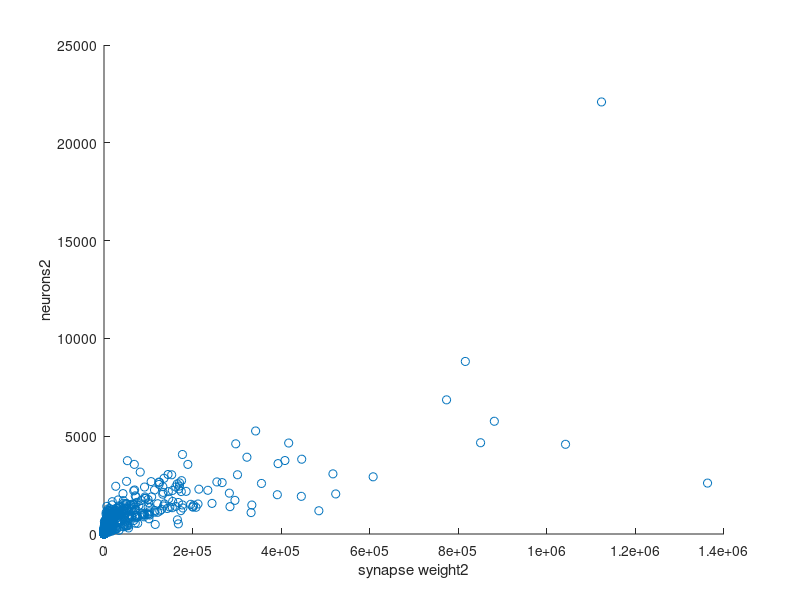
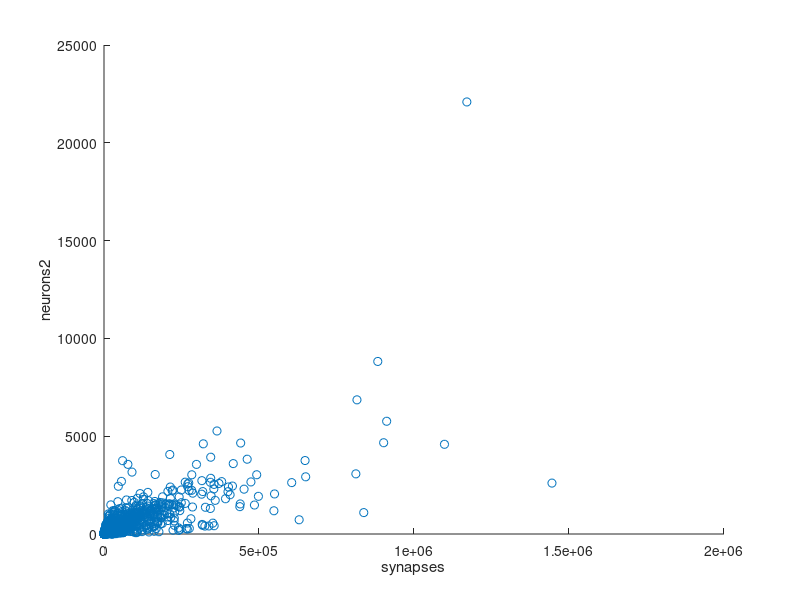

Write the MATLAB code that produced these figures, in order. (Note: this script raises an error after producing the figures.)
% analyze functional connectivity matrix (1st and 2nd level analysis).
% this script should run after makeVoxelROIatlas.m, makeStructConnectivity.m, extractROItimeseries.m first.

function analyzeFuncConnectivity
    %%%%%%%%%%%%%% set parameters %%%%%%%%%%%%%%%%%%%%%%%%%%%%%%%%%%%%%%%%%%
    % pre-process
    preproc = 'ar'; % for move correct, slice time correct
%    preproc = 'r'; % for move correct only

    % output time-series (smoothing, highpass filter, nuisance removal)
    hpfTh = [0]; % high-pass filter threshold
%    hpfTh = [0, 0.1, 0.05, 0.025, 0.02, 0.01, 0.009, 0.008, 0.005, 0.001]; % high-pass filter threshold
    smooth = {'', 's10', 's20', 's30', 's40', 's50', 's60', 's70', 's80'};
%    smooth = {'s90', 's100', 's110', 's120', 's130', 's140', 's150', 's160', 's170', 's180', 's190', 's200', 's210', 's220', 's230', 's240', 's250', 's260', 's270', 's280', 's290', 's300'};
%    smooth = {'', 's30', 's80'};
%    smooth = {''};
    nuisance = {'','gm','gmgs','nui','6hm','6hmgm','6hmgmgs','6hmnui','24hm','24hmgm','24hmgmgs','24hmnui', ... %12
        'acomp','gmacomp','gmgsacomp','tcomp','tacomp', ... %17
        '6hmacomp','6hmgmacomp','6hmgmgsacomp','6hmtcomp','6hmtacomp', ... %22
        '24hmacomp','24hmgmacomp','24hmgmgsacomp','24hmtcomp','24hmtacomp', ... %27
        'pol','polacomp','poltcomp','poltacomp','polgmtacomp', ...
        '6hmpol','6hmpolacomp','6hmpoltcomp','6hmpoltacomp','6hmpolgmtacomp', };
%    nuisance = {'6hmtacomp'}; % good for bransonhemi, branson7065km50
%    nuisance = {'','poltcomp'}; % good for DistKm(synapse)
    nuisance = {''};

    % using subjects (flys). sbj 7 shows NaN row in FC matrix
    sbjids = [1 2 3 4 5 6 8 9];

    % ROI name
%    roitypes = {'flyemroif'};  % flyem ROI full
%    roitypes = {'flyemroi','bransonhemi'}; % flyem ROI (Turner compatible)
%    roitypes = {'flyemroi_hb0sr80','flyemroi_fw0','flyemroi_avg0'}; % flyem ROI (Primary, FlyEM vs. FlyWire vs. Average)
%    roitypes = {'hemiBranson7065'};
%    roitypes = {'hemiBranson7065km20','hemiBranson7065km30','hemiBranson7065km50','hemiBranson7065km100','hemiBranson7065km200', ...
%        'hemiBranson7065km300','hemiBranson7065km500','hemiBranson7065km300'};
%    roitypes = {'hemiCmkm20','hemiCmkm30','hemiCmkm50','hemiCmkm100','hemiCmkm200', ...
%        'hemiCmkm300','hemiCmkm500','hemiCmkm1000'};
%    roitypes = {'hemiCmkm20r1w1','hemiCmkm30r1w1','hemiCmkm50r1w1','hemiCmkm100r1w1','hemiCmkm200r1w1', ...
%        'hemiCmkm300r1w1','hemiCmkm500r1w1','hemiCmkm1000r1w1'};
%    roitypes = {'hemiDistKm20','hemiDistKm30','hemiDistKm50','hemiDistKm100','hemiDistKm200', ...
%        'hemiDistKm300','hemiDistKm500','hemiDistKm1000'};
%    roitypes = {'hemiRand20','hemiRand30','hemiRand50','hemiRand100','hemiRand200', ...
%        'hemiRand300','hemiRand500','hemiRand1000'};
%    roitypes = {'hemiVrand20','hemiVrand30','hemiVrand50','hemiVrand100','hemiVrand200', ...
%        'hemiVrand300','hemiVrand500','hemiVrand1000'};
%    roitypes = {'hemiCube12','hemiCube8','hemiCube4'};
%    roitypes = {'hemiPiece12','hemiPiece8','hemiPiece4'};
%    roitypes = {'hemiPiece3','hemiPiece2'};
    % neuropil FB, EB, EB-bL(L), bL-b'L-aL-a'L-BU(L)
%    roitypes = {'hemiRoi101','hemiRoi57','hemiRoi57-51','hemiRoi51-62-20-111-100'};
%    roitypes = {'hemiRoi1','hemiRoi5','hemiRoi7','hemiRoi27','hemiRoi30','hemiRoi32','hemiRoi43','hemiRoi52', ...
%        'hemiRoi54','hemiRoi57','hemiRoi59','hemiRoi63','hemiRoi65','hemiRoi67','hemiRoi78','hemiRoi82', ...
%        'hemiRoi89','hemiRoi93','hemiRoi95','hemiRoi100','hemiRoi101','hemiRoi106','hemiRoi113'};
%    roitypes = {'flyemroi','flyemroi_fw','hemiBranson7065km50','hemiBranson7065km50_fw','hemiCmkm50','hemiCmkm50_fw', ...
%        'hemiCmkm50r1w1','hemiDistKm50','hemiDistKm50_fw','hemiRand50','hemiVrand50'};
%    roitypes = {'hemiBranson7065km30','hemiCmkm30','hemiCmkm30r1w1','hemiDistKm30','hemiRand30','hemiVrand30'};
%    roitypes = {'hemiCmkm20000','hemiCmkm20000r1w1','hemiDistKm20000','hemiVrand20000'};
%    roitypes = {'hemiCmkm100','hemiDistKm100','hemiCmkm500','hemiDistKm500','hemiCmkm1000','hemiDistKm1000'};
%    roitypes = {'hemiCmkm5000','hemiDistKm5000','hemiCmkm10000','hemiDistKm10000'};
    % FlyEM vs. FlyWire in each roi num by smoothing 0 to 80 (no nuisanse)
%    roitypes = {'hemiBranson7065km20_fw','hemiBranson7065km30_fw','hemiBranson7065km50_fw','hemiBranson7065km100_fw','hemiBranson7065km200_fw','hemiBranson7065km300_fw','hemiBranson7065km500_fw','hemiBranson7065km1000_fw', ...
%        'hemiCmkm20_fw','hemiCmkm30_fw','hemiCmkm50_fw','hemiCmkm100_fw','hemiCmkm200_fw','hemiCmkm300_fw','hemiCmkm500_fw', 'hemiCmkm1000_fw',...
%        'hemiDistKm20_fw','hemiDistKm30_fw','hemiDistKm50_fw','hemiDistKm100_fw','hemiDistKm200_fw','hemiDistKm300_fw','hemiDistKm500_fw','hemiDistKm1000_fw'};
%    roitypes = {'hemiCmkm50','hemiDistKm50','hemiCmkm100','hemiDistKm100','hemiCmkm500','hemiDistKm500'}; % for large smoothing size & no nuisanse, poltcomp
    roitypes = {'flyemroi','flyemroi_fw','hemiDistKm50','hemiDistKm50_fw','hemiDistKm50_avg'}; % for all nuisanse & s30, s80 % for s0 to s80 (no nuisanse)

    %%%%%%%%%%%%%%%%%%%%%%%%%%%%%%%%%%%%%%%%%%%%%%%%%%%%%%%%%%%%%%%%%%%%%%%%

    for n = 1:length(roitypes)
        analyzeFcROItype(roitypes{n}, preproc, hpfTh, smooth, nuisance, sbjids)
    end
end

function analyzeFcROItype(roitype, preproc, hpfTh, smooth, nuisance, sbjids)

    % load structural connectivity matrix (from makeStructConnectivity.m)
    switch(roitype)
    case 'flyemroif'
        load('data/flyemroi_connectlist.mat');
        ids = 1:roiNum;
    otherwise
        roitype = lower(roitype);
        load(['data/' roitype '_connectlist.mat']);
        ids = primaryIds;
    end

    nweightMat(isnan(nweightMat)) = 0;
    isw2 = ~isempty(nweightMat);
    C2 = ncountMat(ids,ids,1); S = sycountMat(ids,ids,1); W2 = []; Wo = []; Sw = []; W3 = [];
    if isw2
        W3 = nweightMat(ids,ids,1); Wo = outweightMat(ids,ids,1); Sw = syweightMat(ids,ids,1);
        W2 = W3 .* S; % pure ROI-input neuron connection weight
    end
    C2b = ncountMat(ids,ids,2); Sb = sycountMat(ids,ids,2); W2b = []; Wob = []; Swb = []; W3b = [];
    if isw2
        W3b = nweightMat(ids,ids,2); Wob = outweightMat(ids,ids,2); Swb = syweightMat(ids,ids,2);
        W2b = W3b .* Sb; % pure ROI-input neuron connection weight
    end

    % show corr between neurons v. synapse weight
    if isw2
        r = corr(W2b(:),C2b(:));    % corr between neurons v. synapse weight
        disp(['corr between synapse weight vs. neurons. r=' num2str(r)]);
        figure; scatter(W2b(:),C2b(:)); xlabel('synapse weight2'); ylabel('neurons2');
    end
    r = corr(Sb(:),C2b(:));    % corr between neurons v. synapse weight
    disp(['corr between synapses vs. neurons. r=' num2str(r)]);
    figure; scatter(Sb(:),C2b(:)); xlabel('synapses'); ylabel('neurons2');


    n = length(ids);
    E = eye(n); E = logical(1-E);

    lC2 = log10(C2); lC2(lC2<0) = 0;
    lS = log10(S); lS(lS<0) = 0;
    lW2 = log10(W2); lW2(lW2<0) = 0;
    lC2b = log10(C2b); lC2b(lC2b<0) = 0;
    lSb = log10(Sb); lSb(lSb<0) = 0;
    lW2b = log10(W2b); lW2b(lW2b<0) = 0;

%    figure; imagesc(lC2); colorbar; title('lC2'); % to check ordered matrix

    if ~exist('results/auc','dir'), mkdir('results/auc'); end
    if ~exist('results/fc','dir'), mkdir('results/fc'); end

    sbjR = [];
    roiR = [];
    Rm = []; rlabel = {}; ii=1;
    AUC = [];
    for h=1:length(hpfTh)
        hpfstr = '';
        if hpfTh(h) > 0, hpfstr = ['hf' num2str(round(1/hpfTh(h)))]; end
        for k=1:length(smooth)
            for n=1:length(nuisance)
                pftype = [smooth{k} hpfstr nuisance{n} preproc roitype];
                rlabel{ii} = [smooth{k} hpfstr nuisance{n}]; ii=ii+1;

                % load ROI time-series (from extractROItimeseries.m)
                str = split(pftype,'_');
                load(['results/ts/' str{1} '-ts.mat']); % FlyWire SC calculation.
    
                CM = {};
                for i=1:length(sbjids)
                    CX{sbjids(i)} = CX{sbjids(i)}';
                    CM{i} = single(corr(CX{sbjids(i)})); %calcPartialCorrelation_(CX{i}',[],[],[],false,1e-3);
                end
                cmlen = length(CM);
                    
                % transport first
                outfile = ['results/fc/' pftype '-func.mat'];
                if exist(outfile,'file')
                    load(outfile);
                else
                    [B2, RSS2, T2, df] = calcSeedCorrMixed(CX(sbjids));
                    
                    % output beta matrix
                    save(outfile,'T2','-v7.3');
                end

                D3 = []; D3z = [];
                for i=1:cmlen
                    D = CM{i}(ids,ids);
                    D3 = cat(3,D3,D);
                end
                D3z = atanh(D3); % z transformed (better FC-SC corr).
                clear CM;

                % mean group data
                Dm = nanmean(D3,3);
                Dmz = nanmean(D3z,3);
                Dmz(isinf(Dmz)) = max(Dmz(~isinf(Dmz)));
%                figure; imagesc(abs(Dmz)); colorbar; title([pftype ' m-FCz matrix']);

                T3 = T2(ids,ids);
                T3(isinf(T3)) = max(T3(~isinf(T3)));
%                figure; imagesc(abs(T3)); colorbar; title([pftype ' T-value matrix']);
                lT3 = log(T3); lT3(lT3<0) = 0;

                % each flys [log10(neurons) vs. m-FCz]
                for i=1:cmlen
                    Dz = D3z(:,:,i);
                    Dz(isinf(Dz)) = max(Dz(~isinf(Dz)));
                    sbjR(k,i) = corr(lC2(:),abs(Dz(:)));
                end

                % each ROIs [log10(neurons) vs. m-FCz]
                for i=1:size(lC2,1)
                    roiR(k,i) = corr([lC2(i,:)';lC2(:,i)],abs([Dmz(i,:)';Dmz(:,i)]));
                end

                % full ROIs (vs. mean group data)
                R = nan(1,24,'single');
                R(1) = corr(lC2(:),abs(Dmz(:))); % whole vs. m-FCz
                disp(['prefix=' pftype ' : log10(neurons2) vs. m-FCz = ' num2str(R(1))]);
                R(3) = corr(lS(:),abs(Dmz(:)));
                disp(['prefix=' pftype ' : log10(synapses) vs. m-FCz = ' num2str(R(3))]);
                if isw2
                    R(2) = corr(lW2(:),abs(Dmz(:)));
                    disp(['prefix=' pftype ' : log10(synapse weight2) vs. m-FCz = ' num2str(R(2))]);
                    R(4) = corr(W3(:),abs(Dmz(:)));
                    disp(['prefix=' pftype ' : ROI in-neuron weight vs. m-FCz = ' num2str(R(4))]);
                    R(5) = corr(Sw(:),abs(Dmz(:)));
                    disp(['prefix=' pftype ' : ROI in-synapse weight vs. m-FCz = ' num2str(R(5))]);
                    R(6) = corr(Wo(:),abs(Dmz(:)));
                    disp(['prefix=' pftype ' : ROI out-neuron weight vs. m-FCz = ' num2str(R(6))]);
                end

                R(7) = corr(lC2b(:),abs(Dmz(:))); % Traced vs. m-FCz
                disp(['prefix=' pftype ' : log10(neurons2b) vs. m-FCz = ' num2str(R(7))]);
%                figure; scatter(lC2b(:),abs(Dmz(:))); xlabel('log10(neurons2b)'); ylabel('m-FCz'); title(pftype);
                R(9) = corr(lSb(:),abs(Dmz(:)));
                disp(['prefix=' pftype ' : log10(synapses b) vs. m-FCz = ' num2str(R(9))]);
                if isw2
                    R(8) = corr(lW2b(:),abs(Dmz(:)));
                    disp(['prefix=' pftype ' : log10(synapse weight2b) vs. m-FCz = ' num2str(R(8))]);
                    R(10) = corr(W3b(:),abs(Dmz(:)));
                    disp(['prefix=' pftype ' : ROI in-neuron weight b vs. m-FCz = ' num2str(R(10))]);
                    R(11) = corr(Swb(:),abs(Dmz(:)));
                    disp(['prefix=' pftype ' : ROI in-synapse weight b vs. m-FCz = ' num2str(R(11))]);
                    R(12) = corr(Wob(:),abs(Dmz(:)));
                    disp(['prefix=' pftype ' : ROI out-neuron weight b vs. m-FCz = ' num2str(R(12))]);
                end

                R(13) = corr(lC2(:),abs(T3(:)));
                disp(['prefix=' pftype ' : log10(neurons2) vs. FC-Tval = ' num2str(R(13))]);
                R(15) = corr(lS(:),abs(T3(:)));
                disp(['prefix=' pftype ' : log10(synapses) vs. FC-Tval = ' num2str(R(15))]);
                if isw2
                    R(14) = corr(lW2(:),abs(T3(:)));
                    disp(['prefix=' pftype ' : log10(synapse weight2) vs. FC-Tval = ' num2str(R(14))]);
                    R(16) = corr(W3(:),abs(T3(:)));
                    disp(['prefix=' pftype ' : ROI in-neuron weight vs. FC-Tval = ' num2str(R(16))]);
%                    figure; scatter(W3(:),abs(T3(:))); xlabel('ROI in-neuron weight'); ylabel('FC-Tval'); title(pftype);
                    R(17) = corr(Sw(:),abs(T3(:)));
                    disp(['prefix=' pftype ' : ROI in-synapse weight vs. FC-Tval = ' num2str(R(17))]);
                    R(18) = corr(Wo(:),abs(T3(:)));
                    disp(['prefix=' pftype ' : ROI out-neuron weight vs. FC-Tval = ' num2str(R(18))]);
                end

                R(19) = corr(lC2b(:),abs(T3(:)));
                disp(['prefix=' pftype ' : log10(neurons2b) vs. FC-Tval = ' num2str(R(19))]);
                R(21) = corr(lSb(:),abs(T3(:)));
                disp(['prefix=' pftype ' : log10(synapses b) vs. FC-Tval = ' num2str(R(21))]);
                if isw2
                    R(20) = corr(lW2b(:),abs(T3(:)));
                    disp(['prefix=' pftype ' : log10(synapse weight2b) vs. FC-Tval = ' num2str(R(20))]);
                    R(22) = corr(W3b(:),abs(T3(:)));
                    disp(['prefix=' pftype ' : ROI in-neuron weight b vs. FC-Tval = ' num2str(R(22))]);
                    R(23) = corr(Swb(:),abs(T3(:)));
                    disp(['prefix=' pftype ' : ROI in-synapse weight b vs. FC-Tval = ' num2str(R(23))]);
                    R(24) = corr(Wob(:),abs(T3(:)));
                    disp(['prefix=' pftype ' : ROI out-neuron weight b vs. FC-Tval = ' num2str(R(24))]);
                end
                Rm = [Rm, R'];

                % calculate AUC
                aucmat = ['results/auc/' pftype '-fcauc.mat'];
                if exist(aucmat,'file')
                    % load beta volumes
                    load(aucmat);
                else
                    thN = 100;
                    aths = cell(thN,1);
                    XY = cell(thN,1);
%                    for th = 1:thN
                    parfor th = 1:thN
                        % include injection voxel in ground truth
                        c2th = prctile(C2(C2>0),th-1);
                        ct2 = C2; ct2(ct2<c2th) = 0; ct2(ct2>0) = 1;
                        sth = prctile(S(S>0),th-1);
                        st = S; st(st<sth) = 0; st(st>0) = 1;
                        w2th = prctile(W2(W2>0),th-1);
                        wt2 = W2; wt2(wt2<w2th) = 0; wt2(wt2>0) = 1;
                        w3th = prctile(W3(W3>0),th-1);
                        wt3 = W3; wt3(wt3<w3th) = 0; wt3(wt3>0) = 1;
                        swth = prctile(Sw(Sw>0),th-1);
                        swt = Sw; swt(swt<swth) = 0; swt(swt>0) = 1;
                        woth = prctile(Wo(Wo>0),th-1);
                        wot = Wo; wot(wot<woth) = 0; wot(wot>0) = 1;

                        c2bth = prctile(C2b(C2b>0),th-1);
                        ct2b = C2b; ct2b(ct2b<c2bth) = 0; ct2b(ct2b>0) = 1;
                        sbth = prctile(Sb(Sb>0),th-1);
                        stb = Sb; stb(stb<sbth) = 0; stb(stb>0) = 1;
                        w2bth = prctile(W2b(W2b>0),th-1);
                        wt2b = W2b; wt2b(wt2b<w2bth) = 0; wt2b(wt2b>0) = 1;
                        w3bth = prctile(W3b(W3b>0),th-1);
                        wt3b = W3b; wt3b(wt3b<w3bth) = 0; wt3b(wt3b>0) = 1;
                        swbth = prctile(Swb(Swb>0),th-1);
                        swtb = Swb; swtb(swtb<swbth) = 0; swtb(swtb>0) = 1;
                        wobth = prctile(Wob(Wob>0),th-1);
                        wotb = Wob; wotb(wotb<wobth) = 0; wotb(wotb>0) = 1;

                        aucs = cell(24,1);
                        [~, ~, auc] = calcShowGroupROCcurve(ct2(:)', abs(Dmz(:)'), ['m-FCz vs. neurons2 th=' num2str(th-1)], false);
%                        figure; imagesc(ct2); colorbar; figure; imagesc(abs(Dmz)); colorbar; % to check matrix
                        aucs{1} = single(auc);
                        [~, ~, auc] = calcShowGroupROCcurve(st(:)', abs(Dmz(:)'), ['m-FCz vs. synapses th=' num2str(th-1)], false);
                        aucs{3} = single(auc);
                        if isw2
                            [~, ~, auc] = calcShowGroupROCcurve(wt2(:)', abs(Dmz(:)'), ['m-FCz vs. synapse weight2 th=' num2str(th-1)], false);
                            aucs{2} = single(auc);
                            [~, ~, auc] = calcShowGroupROCcurve(wt3(:)', abs(Dmz(:)'), ['m-FCz vs. ROI in-neuron weight th=' num2str(th-1)], false);
                            aucs{4} = single(auc);
                            [~, ~, auc] = calcShowGroupROCcurve(swt(:)', abs(Dmz(:)'), ['m-FCz vs. ROI in-synapse weight th=' num2str(th-1)], false);
                            aucs{5} = single(auc);
                            [~, ~, auc] = calcShowGroupROCcurve(wot(:)', abs(Dmz(:)'), ['m-FCz vs. ROI out-neuron weight th=' num2str(th-1)], false);
                            aucs{6} = single(auc);
                        end

                        [X, Y, auc] = calcShowGroupROCcurve(ct2b(:)', abs(Dmz(:)'), ['m-FCz vs. neurons2b th=' num2str(th-1)], false);
                        aucs{7} = single(auc); % input node is one, so it is not vector.
                        [~, ~, auc] = calcShowGroupROCcurve(stb(:)', abs(Dmz(:)'), ['m-FCz vs. synapses b th=' num2str(th-1)], false);
                        aucs{9} = single(auc);
                        if isw2
                            [~, ~, auc] = calcShowGroupROCcurve(wt2b(:)', abs(Dmz(:)'), ['m-FCz vs. synapse weight2b th=' num2str(th-1)], false);
                            aucs{8} = single(auc);
                            [~, ~, auc] = calcShowGroupROCcurve(wt3b(:)', abs(Dmz(:)'), ['m-FCz vs. ROI in-neuron weight b th=' num2str(th-1)], false);
                            aucs{10} = single(auc);
                            [~, ~, auc] = calcShowGroupROCcurve(swtb(:)', abs(Dmz(:)'), ['m-FCz vs. ROI in-synapse weight b th=' num2str(th-1)], false);
                            aucs{11} = single(auc);
                            [~, ~, auc] = calcShowGroupROCcurve(wotb(:)', abs(Dmz(:)'), ['m-FCz vs. ROI out-neuron weight b th=' num2str(th-1)], false);
                            aucs{12} = single(auc);
                        end

                        [~, ~, auc] = calcShowGroupROCcurve(ct2(:)', abs(T3(:)'), ['FC-Tval vs. neurons2 th=' num2str(th-1)], false);
                        aucs{13} = single(auc);
                        [~, ~, auc] = calcShowGroupROCcurve(st(:)', abs(T3(:)'), ['FC-Tval vs. synapses th=' num2str(th-1)], false);
                        aucs{15} = single(auc);
                        if isw2
                            [~, ~, auc] = calcShowGroupROCcurve(wt2(:)', abs(T3(:)'), ['FC-Tval vs. synapse weight2 th=' num2str(th-1)], false);
                            aucs{14} = single(auc);
                            [~, ~, auc] = calcShowGroupROCcurve(wt3(:)', abs(T3(:)'), ['FC-Tval vs. ROI in-neuron weight th=' num2str(th-1)], false);
                            aucs{16} = single(auc);
                            [~, ~, auc] = calcShowGroupROCcurve(swt(:)', abs(T3(:)'), ['FC-Tval vs. ROI in-synapse weight th=' num2str(th-1)], false);
                            aucs{17} = single(auc);
                            [~, ~, auc] = calcShowGroupROCcurve(wot(:)', abs(T3(:)'), ['FC-Tval vs. ROI out-neuron weight th=' num2str(th-1)], false);
                            aucs{18} = single(auc);
                        end

                        [~, ~, auc] = calcShowGroupROCcurve(ct2b(:)', abs(T3(:)'), ['FC-Tval vs. neurons2b th=' num2str(th-1)], false);
                        aucs{19} = single(auc);
                        [~, ~, auc] = calcShowGroupROCcurve(stb(:)', abs(T3(:)'), ['FC-Tval vs. synapses b th=' num2str(th-1)], false);
                        aucs{21} = single(auc);
                        if isw2
                            [~, ~, auc] = calcShowGroupROCcurve(wt2b(:)', abs(T3(:)'), ['FC-Tval vs. synapse weight2b th=' num2str(th-1)], false);
                            aucs{20} = single(auc);
                            [~, ~, auc] = calcShowGroupROCcurve(wt3b(:)', abs(T3(:)'), ['FC-Tval vs. ROI in-neuron weight b th=' num2str(th-1)], false);
                            aucs{22} = single(auc);
                            [~, ~, auc] = calcShowGroupROCcurve(swtb(:)', abs(T3(:)'), ['FC-Tval vs. ROI in-synapse weight b th=' num2str(th-1)], false);
                            aucs{23} = single(auc);
                            [~, ~, auc] = calcShowGroupROCcurve(wotb(:)', abs(T3(:)'), ['FC-Tval vs. ROI out-neuron weight b th=' num2str(th-1)], false);
                            aucs{24} = single(auc);
                        end
                        aths{th} = aucs;
%                        XY{th} = [X; Y]; % keep X,Y for ROC curve plot
                    end
%{
                    figure; plot([0 1], [0 1],':','Color',[0.5 0.5 0.5]); ylim([0 1]); xlim([0 1]); daspect([1 1 1]);
                    for th = 1:thN
                        c = 0.95 - th*0.8/100;
                        hold on; plot(XY{th}(1,:),XY{th}(2,:),'Color',[c c c 0.7]); hold off;
                    end
                    title([pftype 'log10(neurons2b) vs. m-FCz ROC curve']); xlabel('False Positive Rate'); ylabel('True Positive Rate');
%}
                    A = nan(24,thN,'single');
                    for th = 1:thN
                        for j=1:24
                            if ~isempty(aths{th}{j})
                                A(j,th) = aths{th}{j}; % input node is one, so it is not vector.
                            end
                        end
                    end
                    save(aucmat,'A','R');
                end
                AUC = cat(3,AUC,A);

%                figure; plot(A'); title(['prefix=' pftype ' : FC AUC result vs. ground truth SC']);
%                xlabel('percentile');
            end
        end
    end
    % FC-SC correlation (6-type mixed box plot)
    dlabels = {'neuron vs. m-FC(z)','synapse vs. m-FC(z)'};
    figure; boxplot(Rm([7 9],:),'Labels',rlabel); title([roitype ' FC-SC correlation (neuron vs. synapse)']);
    hold on; plot(Rm([7 9],:)'); hold off; legend(dlabels);

    % FC-SC detection (m-FCz vs. neurons)
    % neurons: only ROI was transformed. neurons2: synapse points were transformed and re-counted in all ROI. 
%{
    A1 = squeeze(AUC(1,:,:)); % for internal check
    figure; boxplot(A1,'Labels',rlabel); title([roitype ' FC-SC detection (m-FCz vs. neurons)']);
    A5 = squeeze(AUC(5,:,:));
    figure; boxplot(A5,'Labels',rlabel); title([roitype ' FC-SC detection (m-FCz vs. neurons2)']);

    A2 = squeeze(AUC(2,:,:)); % for internal check
    figure; boxplot(A2,'Labels',rlabel); title([roitype ' FC-SC detection (m-FCz vs. synapse weight)']);
    A6 = squeeze(AUC(6,:,:));
    figure; boxplot(A6,'Labels',rlabel); title([roitype ' FC-SC detection (m-FCz vs. synapse weight2)']);
%}
    AA = squeeze(nanmean(AUC,2));
    figure; boxplot(AA([7 9],:),'Labels',rlabel); title([roitype ' FC-SC detection  (neuron vs. synapse)']);
    hold on; plot(AA([7 9],:)'); hold off; legend(dlabels);
end
